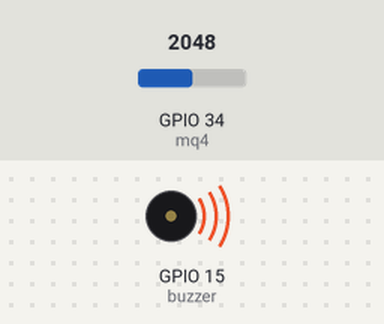
Bench run of a program on a simulated ESP32 board running MicroPython. On the bench: buzzer (waves = sounding, pin HIGH). The inputs (shaded band) are chosen by the test bench; at power-on: GPIO 34 (mq4) = 2048 (analog values on the 0–4095 scale). What the program prints to the serial console is not drawn.

Above: at 1.2 s.
1.3 s: GPIO 34 (mq4) set to 1028
4.0 s: GPIO 34 (mq4) set to 931
At 4.9 s:
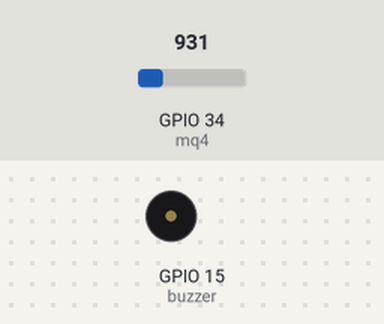
6.7 s: GPIO 34 (mq4) set to 1228
At 9.2 s:
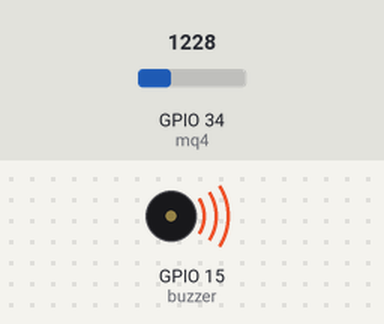
9.5 s: GPIO 34 (mq4) set to 491
At 10.8 s:
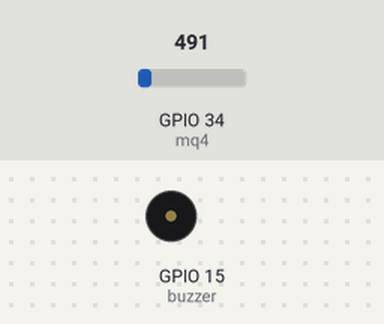
Timing chart, 0 to 12.5 s (numbered marks = the images above; inputs shaded):
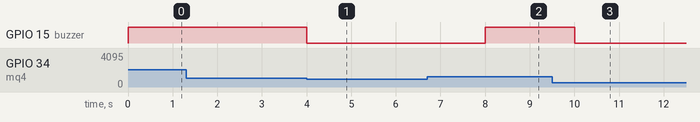

The program:

main.py
```python
from machine import ADC, Pin
import time

# MQ4 gas sensor setup
mq4 = ADC(Pin(34))  # Analog input pin
mq4.atten(ADC.ATTN_11DB)  # Full voltage range
mq4.width(ADC.WIDTH_10BIT)  # 10-bit resolution

# Buzzer setup
buzzer = Pin(15, Pin.OUT)

# Threshold for gas alert (tune this based on testing)
GAS_THRESHOLD = 240

while True:
    gas_value = mq4.read()
    voltage = gas_value * 3.3 / 1023

    print("Gas reading (raw):", gas_value)
    print("Voltage:", round(voltage, 2), "V")

    # Alert condition
    if gas_value > GAS_THRESHOLD:
        buzzer.on()
        print("⚠️ Gas leak detected! Buzzer ON")
    else:
        buzzer.off()

    print("----------------------------")
    time.sleep(2)
```

Measured:
- the behaviour switches between 963 and 962 on GPIO 34 (mq4) (found by bisection; images 0 and 1)
- after the input at 1.3 s, every drawn part: stays the same
- after the input at 4.0 s, GPIO 15 (buzzer): HIGH → LOW at once
- after the input at 6.7 s, GPIO 15 (buzzer): LOW → HIGH after 1.3 s
- after the input at 9.5 s, GPIO 15 (buzzer): HIGH → LOW after 0.51 s
